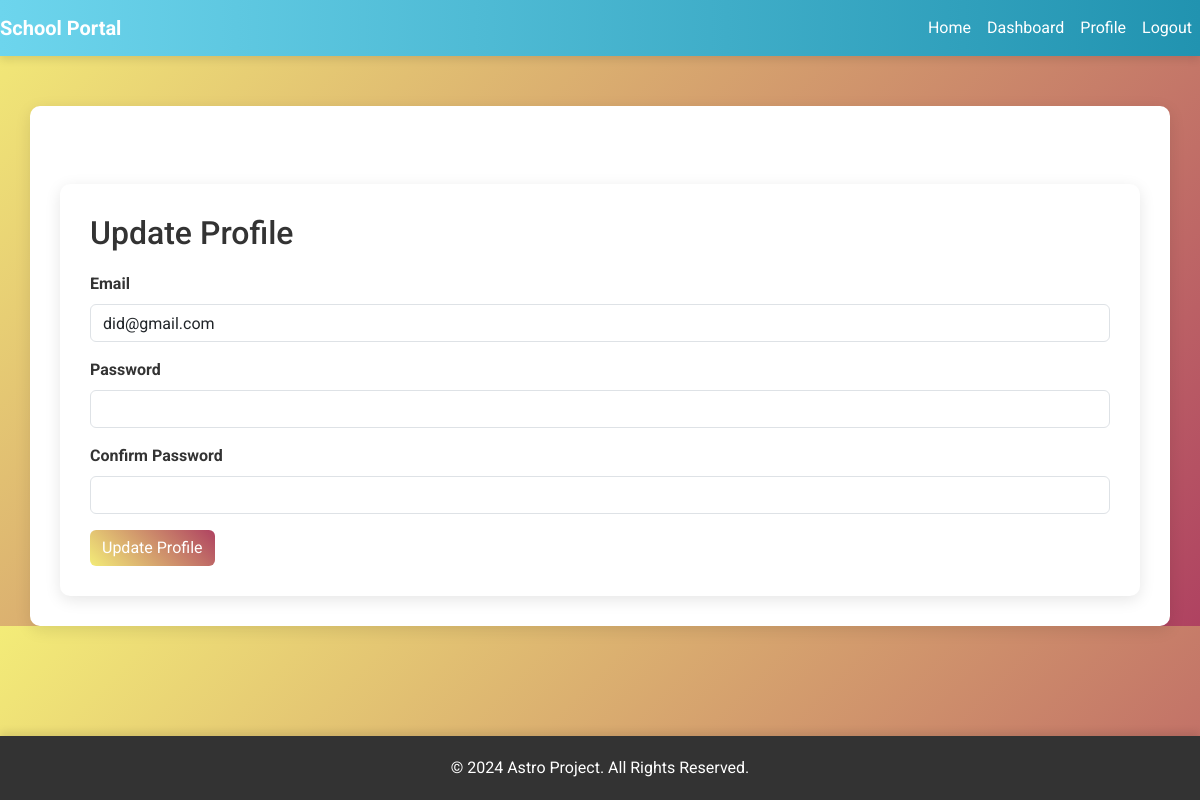
/teacher/profile (signed in), run on an earlier commit of the app's database.
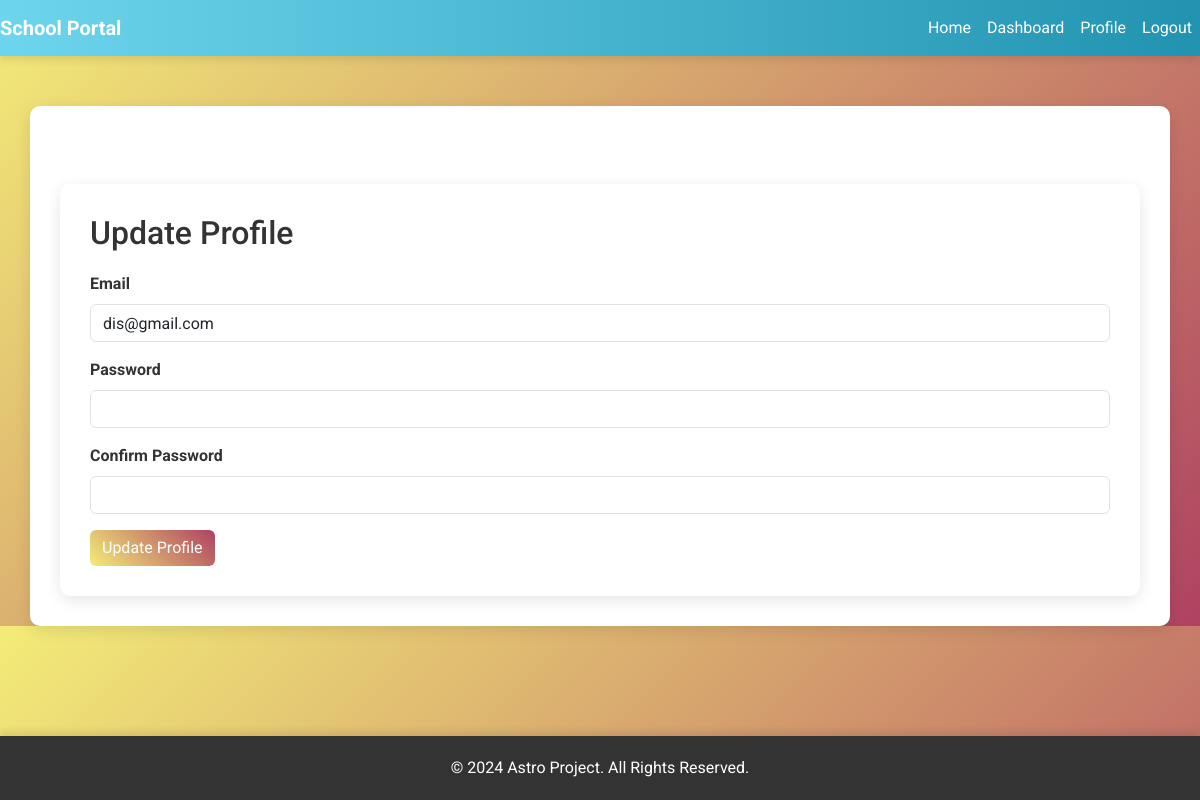
And on a later commit of the database.
### school_project/models.py (models this page shows, shortened)
class User(UserMixin, db.Model):
    __tablename__ = 'users'
    id = db.Column(db.Integer, primary_key=True)
    is_teacher = db.Column(db.Boolean, default=False)
    first_name = db.Column(db.String(225), nullable=False)
    last_name = db.Column(db.String(225), nullable=False)
    username = db.Column(db.String(150), unique=True, nullable=True)
    email = db.Column(db.String(150), unique=True, nullable=True)
    is_student = db.Column(db.Boolean, default=False)
    is_parent = db.Column(db.Boolean, default=False)
    password = db.Column(db.String(200), nullable=True)
    role = db.Column(db.String(20), nullable=False)
    student = db.relationship('Student', back_populates='user', uselist=False)
    teacher = db.relationship('Teacher', back_populates='user', uselist=False)
    parent = db.relationship('Parent', back_populates='user', uselist=False)
    principal = db.relationship(
        'Principal', back_populates='user', uselist=False)
    schools = db.relationship('School', back_populates='principal')
    pins = db.relationship('Pin', back_populates='user',
                           lazy='dynamic')
    reset_token_expiration = db.Column(db.DateTime, nullable=True)
    reset_token = db.Column(db.String(36), unique=True, nullable=True)
    classes = db.relationship(
        'Class', secondary=class_teachers, back_populates='teachers')
    def is_student(self):
        return self.student is not None
    def is_teacher(self):
        return self.teacher is not None

### school_project/teachers/views.py (the view, shortened to what this page needs)
@teacher.route('/teacher/profile', methods=['GET', 'POST'])
@login_required
def update_profile():
    if current_user.role != 'teacher':
        flash('Unauthorized access!', 'danger')
        return redirect(url_for('core.index'))
    form = TeacherProfileForm(obj=current_user)
    return render_template('teacher_update_profile.html', form=form)

### school_project/forms.py
class TeacherProfileForm(FlaskForm):
    email = StringField('Email', validators=[DataRequired(), Email()])
    password = PasswordField('Password', validators=[DataRequired()])
    confirm_password = PasswordField('Confirm Password', validators=[
                                     DataRequired(), EqualTo('password')])
    submit = SubmitField('Update Profile')

### school_project/models.py (called while the page is built)
@login_manager.user_loader
def load_user(user_id):
    return User.query.get(int(user_id))

### school_project/templates/teacher_update_profile.html (shortened to what this page needs)
{% extends "base.html" %}
{% block content %}
<div class="container mt-5">
    <h2>Update Profile</h2>
    <form method="POST" action="{{ url_for('teacher.update_profile') }}">
        <div class="form-group">
            {{ form.email.label(class="form-label") }}
            {{ form.email(class="form-control") }}
        </div>
        <div class="form-group">
            {{ form.password.label(class="form-label") }}
            {{ form.password(class="form-control") }}
        </div>
        <div class="form-group">
            {{ form.confirm_password.label(class="form-label") }}
            {{ form.confirm_password(class="form-control") }}
        </div>
        <button type="submit" class="btn btn-primary">Update Profile</button>
    </form>
</div>
{% endblock %}

### school_project/templates/base.html (shortened to what this page needs)
<!DOCTYPE html>
<html lang="en">
<head>
    <link rel="stylesheet" href="https://stackpath.bootstrapcdn.com/bootstrap/4.5.2/css/bootstrap.min.css">
    <link href="https://stackpath.bootstrapcdn.com/bootstrap/5.3.0/css/bootstrap.min.css" rel="stylesheet">
    <link rel="stylesheet" href="https://cdnjs.cloudflare.com/ajax/libs/font-awesome/5.15.4/css/all.min.css">
    <link href="https://cdnjs.cloudflare.com/ajax/libs/select2/4.0.13/css/select2.min.css" rel="stylesheet" />
    <link rel="stylesheet" href="{{ url_for('static', filename='css/styles.css') }}">
    <link rel="stylesheet" href="{{ url_for('static', filename='css/fine.css') }}">
</head>
<body>
    <nav class="navbar navbar-expand-lg navbar-light">
        <a class="navbar-brand" href="{{ url_for('core.index') }}">School Portal</a>
        <div class="collapse navbar-collapse" id="navbarNav">
            <ul class="navbar-nav ml-auto">
                {% if current_user.is_authenticated %}
                <li class="nav-item">
                    <a class="nav-link" href="{{ url_for('core.index') }}">Home</a>
                </li>
                {% if current_user.role == 'principal' %}
                <li class="nav-item">
                    <a class="nav-link" href="{{ url_for('principal.principal_dashboard') }}">Dashboard</a>
                </li>
                <li class="nav-item">
                    <a class="nav-link" href="{{ url_for('principal.update_profile') }}">Profile</a>
                </li>
                {% elif current_user.role == 'teacher' %}
                <li class="nav-item">
                    <a class="nav-link" href="{{ url_for('teacher.teacher_dashboard') }}">Dashboard</a>
                </li>
                <li class="nav-item">
                    <a class="nav-link" href="{{ url_for('teacher.update_profile') }}">Profile</a>
                </li>
                {% endif %}
                <li class="nav-item">
                    <a class="nav-link" href="{{ url_for('users.logout') }}">Logout</a>
                </li>
                {% endif %}
            </ul>
        </div>
    </nav>
    <div class="container">
        {% block content %}{% endblock %}
    </div>
    <footer>
        <p>&copy; 2024 Astro Project. All Rights Reserved.</p>
    </footer>
</body>
</html>

### school_project/static/css/styles.css (style rules this page uses)
body { font-family: Arial, sans-serif; margin: 0; padding: 0; background-color: #f8f9fa; }
.navbar { margin-bottom: 20px; }
h1, h2, h3 { margin-bottom: 20px; }
.btn { margin-right: 10px; }
.form-label { font-weight: bold; }
.container { padding: 2em; }
footer { text-align: center; padding: 1em 0; background-color: #333; color: white; position: fixed; width: 100%; bottom: 0; }

### school_project/templates/base.html (style rules this page uses)
body { font-family: 'Roboto', sans-serif; background: linear-gradient(135deg, #f3ec78, #af4261); color: #333; margin: 0; padding: 0; overflow-x: hidden; }
.navbar { box-shadow: 0 4px 8px rgba(0, 0, 0, 0.1); background: linear-gradient(90deg, #6dd5ed, #2193b0); color: #ffffff; transition: background 0.3s; }
.navbar-brand { font-weight: bold; color: #ffffff !important; }
.nav-link { color: #ffffff !important; transition: color 0.3s, , transform 0.3s; }
.container { margin-top: 50px; background: #ffffff; padding: 30px; border-radius: 10px; box-shadow: 0 4px 16px rgba(0, 0, 0, 0.1); animation: fadeIn 1s ease-in-out; }
.btn { background: linear-gradient(45deg, #f3ec78, #af4261); color: #fff; border: none; transition: background 0.3s, transform 0.3s; }
footer { background: #333; color: #fff; text-align: center; padding: 20px 0; position: fixed; bottom: 0; width: 100%; box-shadow: 0 -4px 8px rgba(0, 0, 0, 0.1); }
footer p { margin: 0; }

What changed in the data, as far as the page shows it:
changed User: email "did@gmail.com" → "dis@gmail.com"
